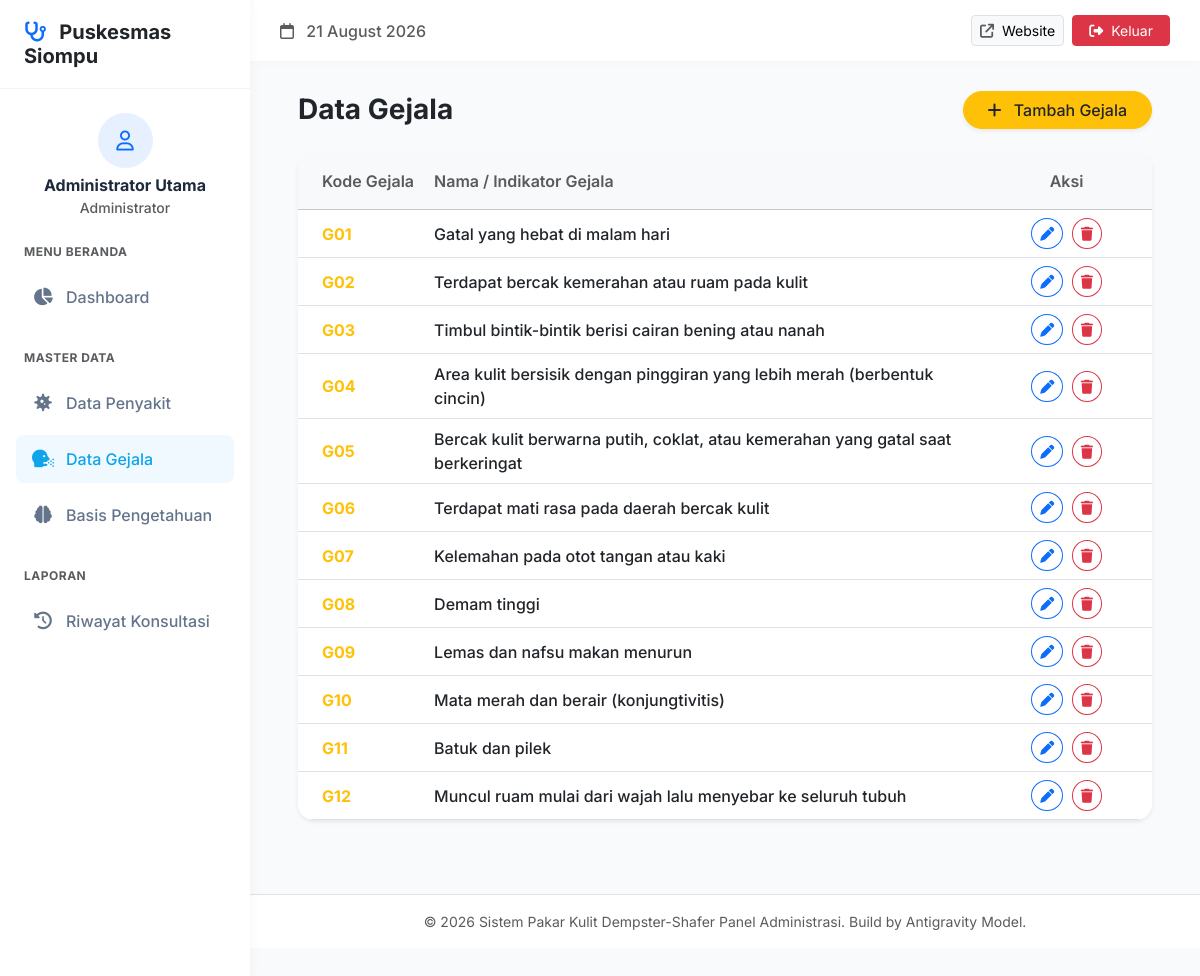
/admin/gejala.php (signed in), run on the app's committed database.
### tables this page shows
CREATE TABLE `gejala` (
  `kode_gejala` varchar(10) NOT NULL,
  `nama_gejala` varchar(255) NOT NULL,
  PRIMARY KEY (`kode_gejala`)
);

### admin/gejala.php (the view, shortened to what this page needs)
<?php
require_once 'includes/header.php';
$query = mysqli_query($koneksi, "SELECT * FROM gejala ORDER BY kode_gejala ASC");
?>
<div class="d-flex justify-content-between align-items-center mb-4">
    <h3 class="fw-bold mb-0 text-dark">Data Gejala</h3>
    <button type="button" class="btn btn-warning rounded-pill px-4 shadow-sm text-dark fw-medium" data-bs-toggle="modal" data-bs-target="#addModal">
        <i class="fa-solid fa-plus me-2"></i> Tambah Gejala
    </button>
</div>
<div class="card border-0 shadow-sm rounded-4 overflow-hidden bg-white mb-4">
    <div class="card-body p-0">
        <div class="table-responsive">
            <table class="table table-hover align-middle mb-0">
                <thead class="table-light">
                    <tr>
                        <th class="py-3 ps-4 text-muted fw-semibold" width="15%">Kode Gejala</th>
                        <th class="py-3 text-muted fw-semibold" width="65%">Nama / Indikator Gejala</th>
                        <th class="py-3 text-muted fw-semibold text-center" width="20%">Aksi</th>
                    </tr>
                </thead>
                <tbody>
                    <?php if (mysqli_num_rows($query) > 0): ?>
                        <?php while ($row = mysqli_fetch_assoc($query)): ?>
                        <tr>
                            <td class="ps-4 fw-bold text-warning"><?= $row['kode_gejala']; ?></td>
                            <td class="fw-medium text-dark"><?= htmlspecialchars($row['nama_gejala']); ?></td>
                            <td class="text-center">
                                <button class="btn btn-sm btn-outline-primary rounded-circle me-1" data-bs-toggle="modal" data-bs-target="#editModal<?= $row['kode_gejala']; ?>" title="Edit">
                                    <i class="fa-solid fa-pen"></i>
                                </button>
                                <a href="gejala.php?del=<?= $row['kode_gejala']; ?>" class="btn btn-sm btn-outline-danger rounded-circle" onclick="return confirm('Yakin ingin menghapus <?=$row['nama_gejala'];?>?');" title="Hapus">
                                    <i class="fa-solid fa-trash"></i>
                                </a>
                            </td>
                        </tr>
                        <?php endwhile; ?>
                    <?php else: ?>
                        <tr><td colspan="3" class="text-center py-4 text-muted">Belum ada data gejala.</td></tr>
                    <?php endif; ?>
                </tbody>
            </table>
        </div>
    </div>
</div>
<?php require_once 'includes/footer.php'; ?>

### admin/includes/header.php (style rules this page uses)
body { font-family: 'Inter', sans-serif; background-color: #f8fafc; color: #1e293b; overflow-x: hidden; }

### data on the page
gejala: kode_gejala "G01", nama_gejala "Gatal yang hebat di malam hari"
gejala: kode_gejala "G02", nama_gejala "Terdapat bercak kemerahan atau ruam pada kulit"
gejala: kode_gejala "G03", nama_gejala "Timbul bintik-bintik berisi cairan bening atau nanah"
gejala: kode_gejala "G04", nama_gejala "Area kulit bersisik dengan pinggiran yang lebih merah (berbentuk cincin)"
gejala: kode_gejala "G05", nama_gejala "Bercak kulit berwarna putih, coklat, atau kemerahan yang gatal saat berkeringat"
gejala: kode_gejala "G06", nama_gejala "Terdapat mati rasa pada daerah bercak kulit"
gejala: kode_gejala "G07", nama_gejala "Kelemahan pada otot tangan atau kaki"
gejala: kode_gejala "G08", nama_gejala "Demam tinggi"
gejala: kode_gejala "G09", nama_gejala "Lemas dan nafsu makan menurun"
gejala: kode_gejala "G10", nama_gejala "Mata merah dan berair (konjungtivitis)"
gejala: kode_gejala "G11", nama_gejala "Batuk dan pilek"
gejala: kode_gejala "G12", nama_gejala "Muncul ruam mulai dari wajah lalu menyebar ke seluruh tubuh"

### other printed values
$_SESSION['admin_nama'] "Administrator Utama"
